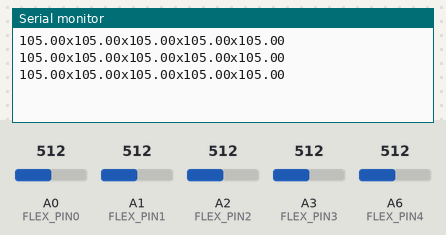
This sketch was run on a simulated Arduino Nano, built with avr-gcc and run on an emulated ATmega328P. Shown: the last lines printed to the serial monitor. The inputs (shaded band) are chosen by the test bench; at power-on: A0 (FLEX_PIN0) = 512, A1 (FLEX_PIN1) = 512, A2 (FLEX_PIN2) = 512, A3 (FLEX_PIN3) = 512, A6 (FLEX_PIN4) = 512.

Above: at 1.3 s.
1.4 s: A0 (FLEX_PIN0) set to 716
At 1.8 s:
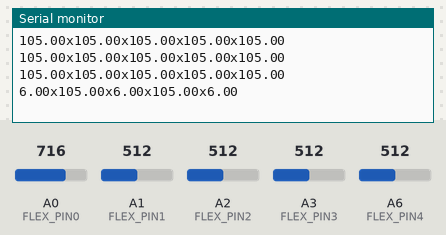
2.9 s: A1 (FLEX_PIN1) set to 716
At 3.4 s:
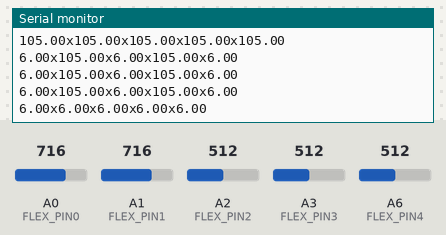
4.4 s: A0 (FLEX_PIN0) set to 992
At 4.9 s:
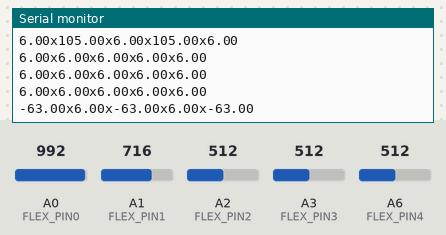
5.9 s: A1 (FLEX_PIN1) set to 992
At 6.4 s:
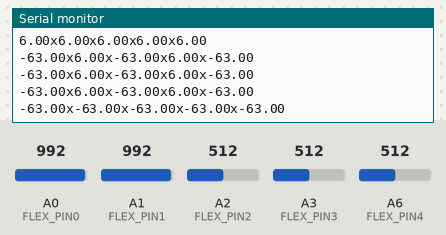
Timing chart, 0 to 8.4 s (numbered marks = the images above; inputs shaded):
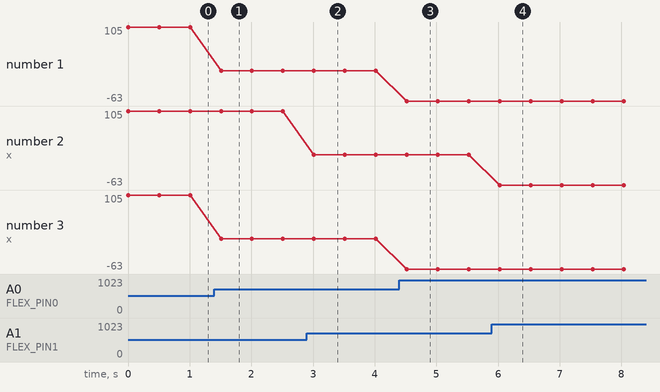

Measured:
- after the input at 1.4 s, the serial monitor: prints a new line after 0.11 s (image 1)
- after the input at 2.9 s, the serial monitor: prints a new line after 0.11 s (image 2)
- after the input at 4.4 s, the serial monitor: prints a new line after 0.12 s (image 3)
- after the input at 5.9 s, the serial monitor: prints a new line after 0.13 s (image 4)
- plotted number 1: 105 → 6 after the input at 1.4 s, 6 → -63 after the input at 4.4 s
- plotted number 3: 105 → 6 after the input at 1.4 s, 6 → -63 after the input at 4.4 s

The sketch:

flex_sensors_acquisition.ino
```cpp
const int FLEX_PIN0 = A0; // Pin connected to voltage divider output
const int FLEX_PIN1 = A1; // Pin connected to voltage divider output
const int FLEX_PIN2 = A2; // Pin connected to voltage divider output
const int FLEX_PIN3 = A3; // Pin connected to voltage divider output
const int FLEX_PIN4 = A6; // Pin connected to voltage divider output

// Measure the voltage at 5V and the actual resistance of your
// 47k resistor, and enter them below:
const float VCC = 5; // Measured voltage of Ardunio 5V line
const float R_DIV = 33000.0; // Measured resistance of 3.3k resistor

// Upload the code, then try to adjust these values to more
// accurately calculate bend degree.
const float STRAIGHT_RESISTANCE0 = 13000.0; // resistance when straight
const float BEND_RESISTANCE0 = 30000.0; // resistance at 90 deg

const float STRAIGHT_RESISTANCE1 = 13000.0; // resistance when straight
const float BEND_RESISTANCE1 = 30000.0; // resistance at 90 deg

const float STRAIGHT_RESISTANCE2 = 13000.0; // resistance when straight
const float BEND_RESISTANCE2 = 30000.0; // resistance at 90 deg

const float STRAIGHT_RESISTANCE3 = 13000.0; // resistance when straight
const float BEND_RESISTANCE3 = 30000.0; // resistance at 90 deg

const float STRAIGHT_RESISTANCE4 = 13000.0; // resistance when straight
const float BEND_RESISTANCE4 = 30000.0; // resistance at 90 deg

void setup()
{
  Serial.begin(9600);
  pinMode(FLEX_PIN0, INPUT);
  pinMode(FLEX_PIN1, INPUT);
  pinMode(FLEX_PIN2, INPUT);
  pinMode(FLEX_PIN3, INPUT);
  pinMode(FLEX_PIN4, INPUT);
}

void loop()
{
  // Read the ADC, and calculate voltage and resistance from it
  int flexADC0 = analogRead(FLEX_PIN0);
  int flexADC1 = analogRead(FLEX_PIN1);
  int flexADC2 = analogRead(FLEX_PIN2);
  int flexADC3 = analogRead(FLEX_PIN3);
  int flexADC4 = analogRead(FLEX_PIN4);

  float flexV0 = flexADC0 * VCC / 1023.0;
  float flexR0 = (R_DIV * (VCC / flexV0 - 1.0));
  float flexV1 = flexADC1 * VCC / 1023.0;
  float flexR1 = (R_DIV * (VCC / flexV1 - 1.0));
  float flexV2 = flexADC0 * VCC / 1023.0;
  float flexR2 = (R_DIV * (VCC / flexV0 - 1.0));
  float flexV3 = flexADC1 * VCC / 1023.0;
  float flexR3 = (R_DIV * (VCC / flexV1 - 1.0));
  float flexV4 = flexADC0 * VCC / 1023.0;
  float flexR4 = (R_DIV * (VCC / flexV0 - 1.0));


  // Use the calculated resistance to estimate the sensor's
  // bend angle:
  float angle0 = map(flexR0, STRAIGHT_RESISTANCE0, BEND_RESISTANCE0, 0, 90.0);
  float angle1 = map(flexR1, STRAIGHT_RESISTANCE1, BEND_RESISTANCE1, 0, 90.0);
  float angle2 = map(flexR2, STRAIGHT_RESISTANCE2, BEND_RESISTANCE2, 0, 90.0);
  float angle3 = map(flexR3, STRAIGHT_RESISTANCE3, BEND_RESISTANCE3, 0, 90.0);
  float angle4 = map(flexR4, STRAIGHT_RESISTANCE4, BEND_RESISTANCE4, 0, 90.0);

  Serial.println(String(angle0) + "x" + String(angle1) + "x" + String(angle2) + "x" + String(angle3) + "x" + String(angle4));

  delay(500);
}
```
